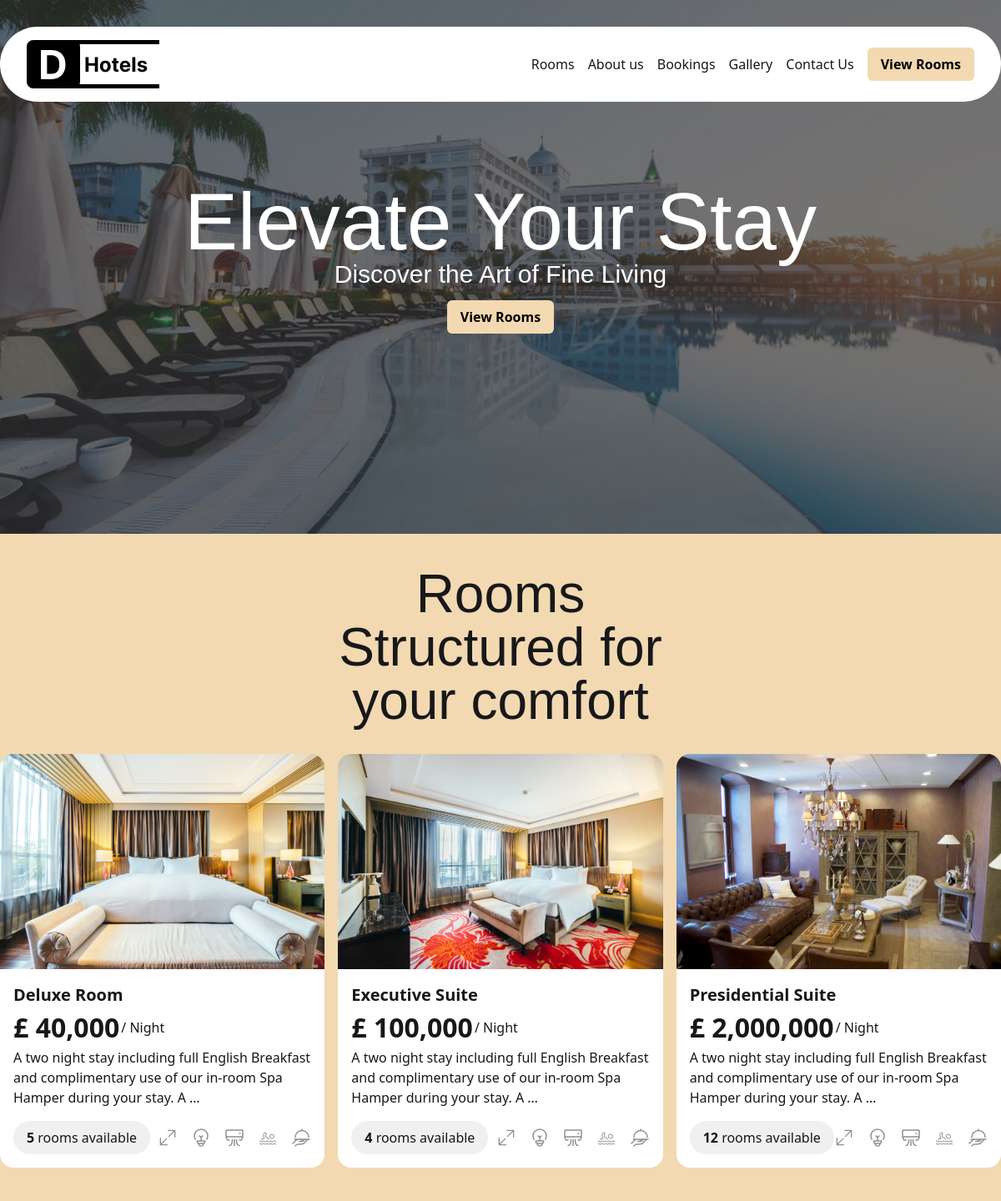
The page / on the database its author committed.
### hotelApp/models.py (models this page shows, shortened)
class HotelRoomsModel(models.Model):
    room_name = models.CharField(max_length=100)
    slug = AutoSlugField(populate_from='room_name', null=True, blank=True)
    room_image = models.ImageField(null=True, blank=True)
    room_description = models.TextField(max_length=2000)
    room_no = models.IntegerField()
    room_price = models.IntegerField()
    room_dimension = models.CharField(max_length=50)
    room_bed_no = models.CharField(max_length=50)
    room_occupants_no = models.CharField(max_length=100)
    room_meal_access = models.CharField(max_length=100)
    room_electricity = models.BooleanField(default=True)
    room_AC = models.BooleanField(default=True)
    room_pool_access = models.BooleanField(default=True)

### hotelApp/views.py (the view)
# urls.py: path('', home_view, name='home'),
def home_view(request):
    rooms = HotelRoomsModel.objects.all()
    context = {
        "rooms" : rooms
    }
    return render(request, "index.html", context)

### hotelApp/templates/index.html (shortened to what this page needs)
{% load tailwind_tags %}
{% load static %}
{% load humanize %}
<!DOCTYPE html>
<html lang="en">
<head>
    <link rel="stylesheet" href="https://cdn.jsdelivr.net/npm/flatpickr/dist/flatpickr.min.css">
    {% tailwind_css %}
</head>
<body>
    {% block content %}
    <div class="h-[40rem] bg-no-repeat bg-cover" style="background-image: url('{% static 'images/hero-img.jpg' %}')">
        {% include 'components/navbar.html' %}
        <div class="w-full py-24 flex flex-col items-center">
        <h1 class="font-olivera text-[6rem] leading-none text-white"> Elevate Your Stay </h1>
        <p class="font-olivera text-3xl leading-none text-white pt-[-16px]"> Discover the Art of Fine Living </p>
        <button class="px-4 py-2 bg-[#F2D9B1] font-semibold text-black rounded-md mt-4 cursor-pointer"> View Rooms </button>
        </div>
    </div>
     <div class="w-full bg-[#F2D9B1] flex items-center justify-center py-[40px]">
        <div class="w-[1300px] flex items-center justify-center flex-col gap-8">
            <h2 class="font-olivera text-[4rem] w-[400px] text-center leading-none "> Rooms Structured for your comfort </h2>
            <div class="w-full flex flex-row  gap-4 " >
            {% for room in rooms %}
                <div class="w-full rounded-2xl overflow-hidden h-fit">
                    <img src="{{ room.room_image }}" alt="" class="h-[258px] w-full object-cover ">
                    <div class="w-full py-4 px-4 bg-white">
                        <h3 class="text-[20px] font-semibold"> <a href="{% url 'room-detail' room.slug %}"> {{room.room_name}} </a> </h3>
                        <span class="flex items-center gap-0.5"> <p class="text-[32px] font-bold"> £ {{room.room_price|intcomma }}  </p>  / Night </span>
                        <p> {{room.room_description|truncatewords:20  }} </p>
                        <div class="w-full flex  justify-between items-center pt-4">
                            <p class="py-2 px-4 bg-[#F0F0F0] w-fit rounded-full"> <span class="font-bold"> {{room.room_no}} </span> rooms available </p>
                            <div class="flex flex-row gap-4">
                                <i title="Size"> <img src="{% static 'icons/size-icon.svg' %}" alt="size-icon" > </i>
                                <i title="Electricty"> <img src="{% static 'icons/bulb-icon.svg' %}" alt="size-icon" > </i>
                                <i title="A/C"> <img src="{% static 'icons/AC-icon.svg' %}" alt="size-icon" > </i>
                                <i title="Pool"> <img src="{% static 'icons/pool-icon.svg' %}" alt="size-icon" > </i>
                                <i title="Meals"> <img src="{% static 'icons/food-icon.svg' %}" alt="size-icon" ></i>
                            </div>
                        </div>
                    </div>
                </div>
            {% endfor %}
            </div>
        </div>
     </div>
     {% endblock %}
</body>
</html>

### rows shown on the page
HotelRoomsModel: room_image (picture), room_name "Deluxe Room", room_price "40,000", room_description "A two night stay including full English Breakfast and complimentary use of our in-room Spa Hamper during your stay. A …", room_no "5"
HotelRoomsModel: room_image (picture), room_name "Executive Suite", room_price "100,000", room_description "A two night stay including full English Breakfast and complimentary use of our in-room Spa Hamper during your stay. A …", room_no "4"
HotelRoomsModel: room_image (picture), room_name "Presidential Suite", room_price "2,000,000", room_description "A two night stay including full English Breakfast and complimentary use of our in-room Spa Hamper during your stay. A …", room_no "12"
